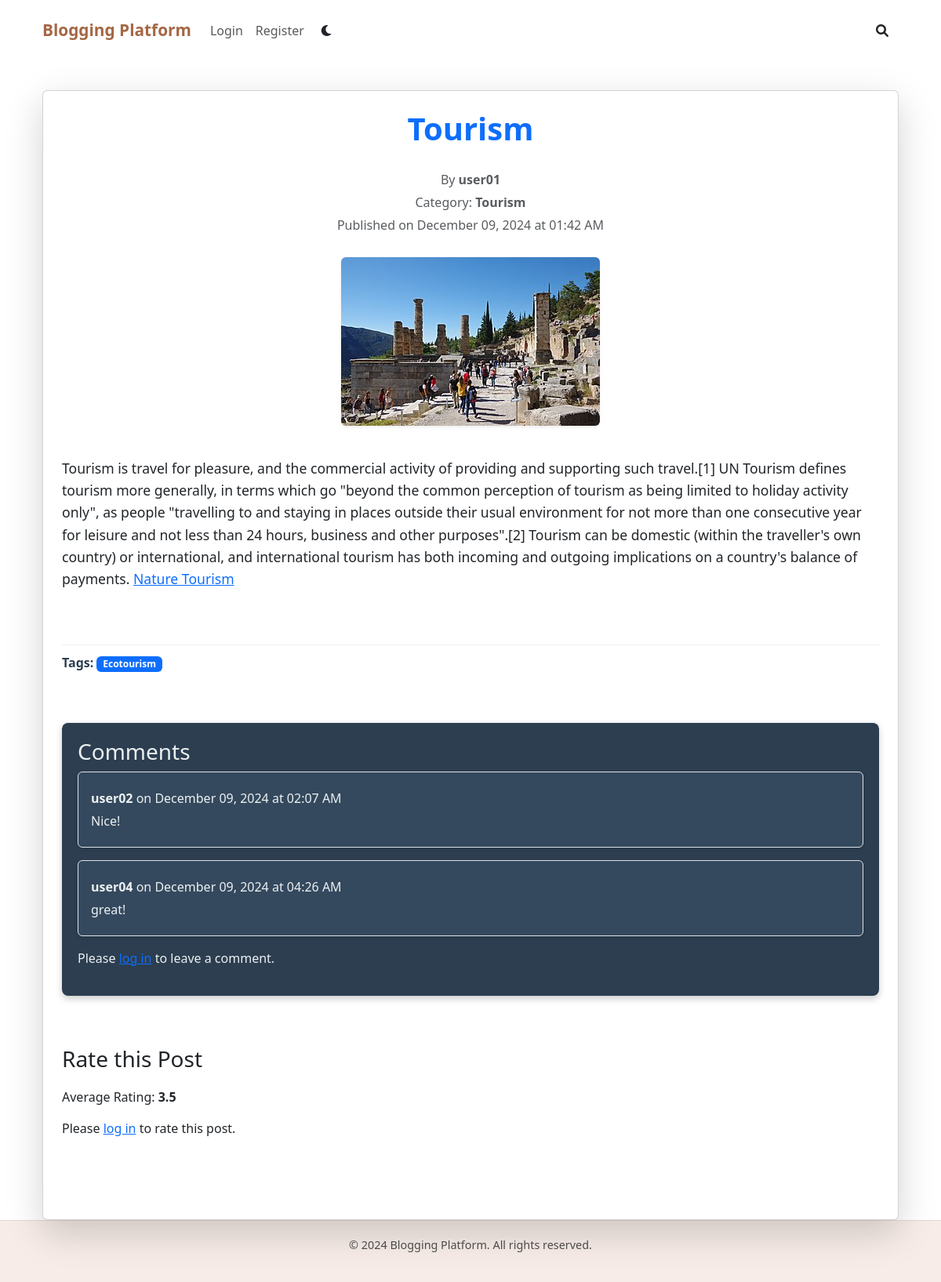
Screenshot of /post/2 with the database file from the repository.
### app/models.py (models this page shows, shortened)
class BaseModel(Model):
    class Meta:
        database = db

class Post(BaseModel):
    title = CharField(max_length=255)
    content = TextField()
    author = ForeignKeyField(
        User, backref="posts", on_delete="CASCADE"
    )  # Each post has an author
    category = ForeignKeyField(
        Category, backref="posts", on_delete="CASCADE"
    )  # Each post belongs to a category
    image = CharField(null=True)  # Optional image associated with the post
    created_at = DateTimeField(default=datetime.datetime.utcnow)  # Creation time in UTC
    updated_at = DateTimeField(
        default=datetime.datetime.utcnow
    )  # Last updated time in UTC

class User(UserMixin, BaseModel):
    username = CharField(unique=True, max_length=50)
    email = CharField(unique=True)
    password_hash = CharField()
    role = CharField(default="user")  # Default role is 'user', can be 'admin'
    bio = TextField(null=True)  # Bio is optional for the user
    profile_picture = CharField(null=True)  # Optional profile picture
    created_at = DateTimeField(
        default=datetime.datetime.utcnow
    )  # Store creation time in UTC
    is_active = BooleanField(default=True)  # User is active by default

class Category(BaseModel):
    name = CharField(unique=True)

class Tag(BaseModel):
    name = CharField(unique=True)

class Comment(BaseModel):
    content = TextField()
    post = ForeignKeyField(
        Post, backref="comments", on_delete="CASCADE"
    )  # Link to the post
    author = ForeignKeyField(
        User, backref="comments", on_delete="CASCADE"
    )  # Link to the user who made the comment
    created_at = DateTimeField(
        default=datetime.datetime.utcnow
    )  # Time when the comment was created

### app/routes.py (the view)
@bp.route("/post/<int:post_id>", endpoint="post_detail")
def post_detail(post_id):
    post = Post.get_or_none(Post.id == post_id)
    if not post:
        flash("Post not found.", "danger")
        return redirect(url_for("routes.index"))
    post_content_html = markdown.markdown(post.content)
    tags = [post_tag.tag.name for post_tag in post.tags]
    average_rating_value = Rating.average_rating(post)
    form = CommentForm()
    return render_template(
        "view_post.html",
        post=post,
        tags=tags,
        form=form,
        average_rating=average_rating_value,
        post_content_html=post_content_html,
    )

### app/models.py (called while the page is built)
    @classmethod
    def average_rating(cls, post):
        avg = cls.select(fn.AVG(cls.rating)).where(cls.post == post).scalar()
        return avg if avg is not None else 0

### app/templates/view_post.html (shortened to what this page needs)
{% extends "layout.html" %}
{% block head %}
<link rel="stylesheet" href="{{ url_for('static', filename='css/view_post.css') }}">
{% endblock %}
{% block content %}
<div class="container mt-5">
    <div class="card shadow-lg rounded-lg p-4">
        <h1 class="post-title text-center text-primary mb-4">{{ post.title }}</h1>
        <div class="post-meta text-center text-muted mb-4">
            <p>By <strong>{{ post.author.username }}</strong></p>
            <p>Category: <strong>
                    {% if post.category %}
                    {{ post.category.name }}
                    {% else %}
                    No category
                    {% endif %}
                </strong></p>
            <p>Published on {{ post.created_at.strftime('%B %d, %Y at %I:%M %p') }}</p>
        </div>
        <div class="post-image mb-4">
            <img src="{% if post.image %}{{ url_for('static', filename='uploads/' + post.image) }}{% else %}{{ url_for('static', filename='images/hero-bg.jpg') }}{% endif %}"
                alt="{{ post.title }}" class="img-fluid rounded shadow-sm">
        </div>
        <div class="post-content mb-4">
            <p>{{ post_content_html|safe }}</p>
        </div>
        {% if tags %}
        <div class="post-tags mb-4">
            <strong>Tags:</strong>
            {% for tag in tags %}
            <span class="badge bg-primary">{{ tag }}</span>{% if not loop.last %}, {% endif %}
            {% endfor %}
        </div>
        {% else %}
        <p>No tags associated with this post.</p>
        {% endif %}
        <div class="post-comments mb-4">
            <h3>Comments</h3>
            {% for comment in post.comments %}
            <div class="comment mb-3 p-3 border rounded">
                <p><strong>{{ comment.author.username }}</strong> on {{ comment.created_at.strftime('%B %d, %Y at %I:%M
                    %p') }}</p>
                <p>{{ comment.content }}</p>
            </div>
            {% endfor %}
            {% if current_user.is_authenticated %}
            <form method="POST" action="{{ url_for('routes.add_comment', post_id=post.id) }}">
                {{ form.hidden_tag() }}
                <div class="form-group">
                    {{ form.content(class="form-control", placeholder="Add a comment...") }}
                </div>
                <div class="form-group">
                    <button type="submit" class="btn btn-primary btn-sm">Post comment</button>
                </div>
            </form>
            {% else %}
            <p>Please <a href="{{ url_for('routes.login') }}">log in</a> to leave a comment.</p>
            {% endif %}
        </div>
        <div class="post-ratings mb-4">
            <h3>Rate this Post</h3>
            <p>Average Rating: <strong>{{ average_rating }}</strong></p>
            {% if current_user.is_authenticated %}
            {% if user_rating %}
            <p>Your Rating: <strong>{{ user_rating }}</strong></p>
            {% else %}
            <p>You have not rated this post yet.</p>
            {% endif %}
            {% else %}
            <p>Please <a href="{{ url_for('routes.login') }}">log in</a> to rate this post.</p>
            {% endif %}
        </div>
    </div>
</div>
{% endblock %}

### app/static/css/layout.css (style rules this page uses)
body { font-family: 'Merriweather', serif; line-height: 1.6; color: #4e4e4e; background-color: #f8f3ef; transition: background-color 0.3s ease, color 0.3s ease; padding-top: 10px; }

### app/static/css/view_post.css (style rules this page uses)
.post-title { font-size: 2.5em; font-weight: bold; margin-bottom: 15px; color: #2c3e50; text-align: center; }
.post-meta { font-size: 1em; color: #7f8c8d; margin-bottom: 20px; text-align: center; }
.post-meta p { margin: 5px 0; }
.post-image { text-align: center; margin-bottom: 25px; }
.post-image img { max-width: 100%; height: auto; border-radius: 10px; box-shadow: 0 2px 6px rgba(0, 0, 0, 0.1); max-height: 500px; object-fit: cover; }
.post-content { font-size: 1.1em; line-height: 1.6; margin-bottom: 30px; }
.post-tags { margin-top: 30px; padding-top: 10px; border-top: 1px solid #ecf0f1; text-align: left; }
.post-tags strong { font-weight: bold; color: #2c3e50; }
.post-comments { margin-top: 40px; padding-top: 20px; border-top: 1px solid #ecf0f1; background-color: #2c3e50; color: #ecf0f1; padding: 20px; border-radius: 8px; box-shadow: 0 4px 8px rgba(0, 0, 0, 0.2); }
.comment { margin-bottom: 20px; padding: 15px; background-color: #34495e; color: #ecf0f1; border-radius: 8px; box-shadow: 0 2px 5px rgba(0, 0, 0, 0.1); }
.comment p { margin: 5px 0; }
.comment strong { color: #ecf0f1; }
.post-ratings { margin-top: 40px; }
.post-ratings h3 { margin-bottom: 20px; }

### rows the page displays
Post: title "Tourism", created_at "December 09, 2024 at 01:42 AM", image (picture)
User: author.username "user01"
Category: category.name "Tourism"
Tag: name "Ecotourism"
Comment: author.username "user02", created_at "December 09, 2024 at 02:07 AM", content "Nice!"
Comment: author.username "user04", created_at "December 09, 2024 at 04:26 AM", content "great!"

### other values shown
{{ average_rating }} "3.5"
